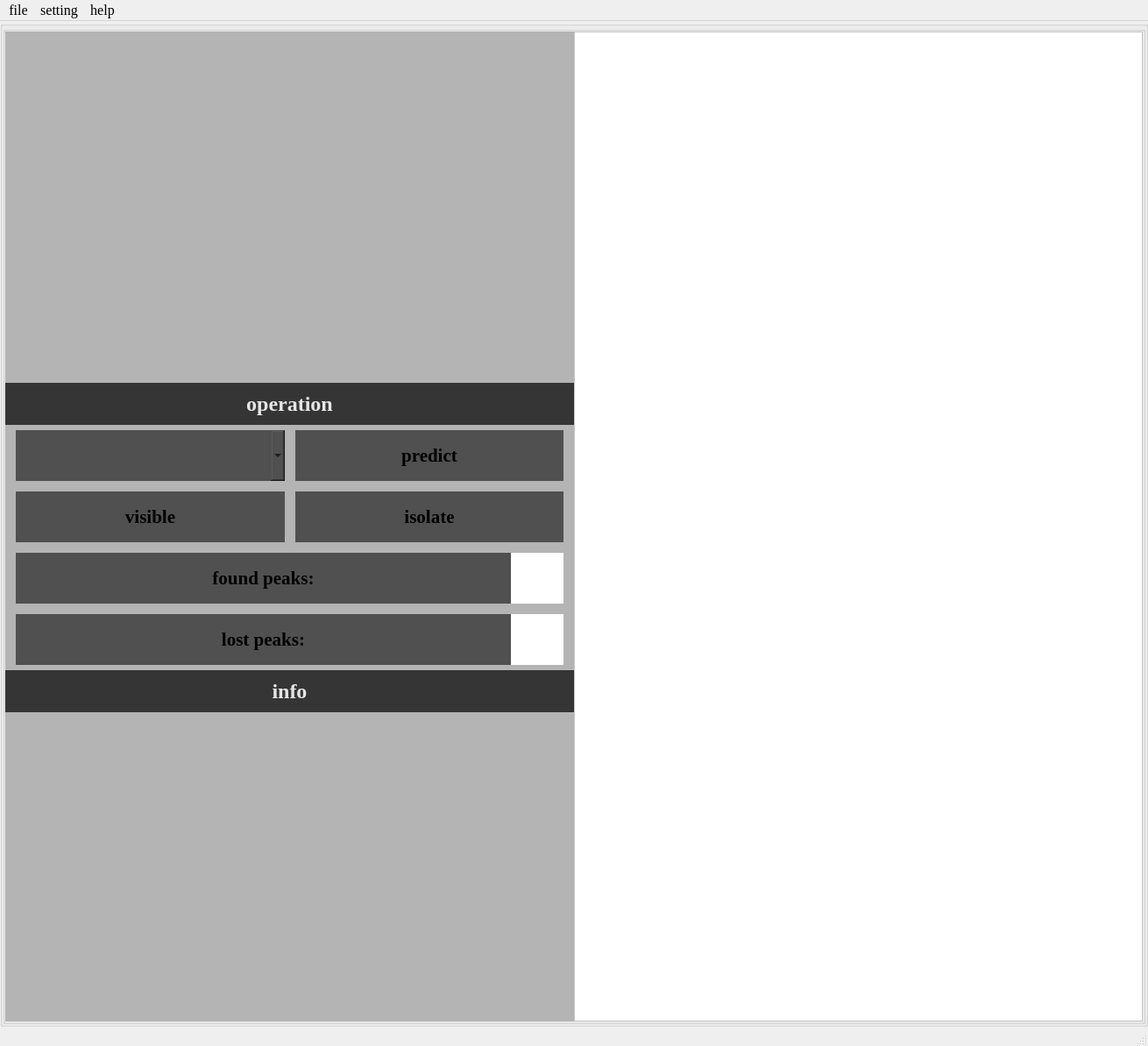
<?xml version="1.0" encoding="UTF-8"?>
<ui version="4.0">
 <class>MainWindow</class>
 <widget class="QMainWindow" name="MainWindow">
  <property name="geometry">
   <rect>
    <x>0</x>
    <y>0</y>
    <width>1310</width>
    <height>1194</height>
   </rect>
  </property>
  <property name="sizePolicy">
   <sizepolicy hsizetype="Expanding" vsizetype="Expanding">
    <horstretch>0</horstretch>
    <verstretch>0</verstretch>
   </sizepolicy>
  </property>
  <property name="windowTitle">
   <string>MainWindow</string>
  </property>
  <widget class="QWidget" name="centralwidget">
   <property name="sizePolicy">
    <sizepolicy hsizetype="Expanding" vsizetype="Expanding">
     <horstretch>0</horstretch>
     <verstretch>0</verstretch>
    </sizepolicy>
   </property>
   <layout class="QHBoxLayout" name="horizontalLayout_4">
    <property name="spacing">
     <number>0</number>
    </property>
    <property name="leftMargin">
     <number>0</number>
    </property>
    <property name="topMargin">
     <number>0</number>
    </property>
    <property name="rightMargin">
     <number>0</number>
    </property>
    <property name="bottomMargin">
     <number>0</number>
    </property>
    <item>
     <widget class="QGroupBox" name="widget">
      <property name="sizePolicy">
       <sizepolicy hsizetype="Expanding" vsizetype="Expanding">
        <horstretch>1</horstretch>
        <verstretch>0</verstretch>
       </sizepolicy>
      </property>
      <property name="title">
       <string/>
      </property>
      <layout class="QHBoxLayout" name="horizontalLayout_3">
       <property name="spacing">
        <number>0</number>
       </property>
       <property name="leftMargin">
        <number>0</number>
       </property>
       <property name="topMargin">
        <number>0</number>
       </property>
       <property name="rightMargin">
        <number>0</number>
       </property>
       <property name="bottomMargin">
        <number>0</number>
       </property>
       <item>
        <widget class="QGroupBox" name="groupBox_5">
         <property name="title">
          <string/>
         </property>
         <layout class="QHBoxLayout" name="horizontalLayout_7">
          <property name="spacing">
           <number>0</number>
          </property>
          <property name="leftMargin">
           <number>0</number>
          </property>
          <property name="topMargin">
           <number>0</number>
          </property>
          <property name="rightMargin">
           <number>0</number>
          </property>
          <property name="bottomMargin">
           <number>0</number>
          </property>
          <item>
           <widget class="QGroupBox" name="groupBox_2">
            <property name="sizePolicy">
             <sizepolicy hsizetype="Expanding" vsizetype="Expanding">
              <horstretch>0</horstretch>
              <verstretch>0</verstretch>
             </sizepolicy>
            </property>
            <property name="maximumSize">
             <size>
              <width>160000</width>
              <height>16777215</height>
             </size>
            </property>
            <property name="mouseTracking">
             <bool>true</bool>
            </property>
            <property name="styleSheet">
             <string notr="true">background-color: rgb(180, 180, 180);
border-color: rgb(141, 141, 141);
border:none;</string>
            </property>
            <property name="title">
             <string/>
            </property>
            <property name="flat">
             <bool>true</bool>
            </property>
            <property name="checkable">
             <bool>false</bool>
            </property>
            <layout class="QVBoxLayout" name="verticalLayout_3">
             <property name="spacing">
              <number>0</number>
             </property>
             <property name="sizeConstraint">
              <enum>QLayout::SetDefaultConstraint</enum>
             </property>
             <property name="leftMargin">
              <number>0</number>
             </property>
             <property name="topMargin">
              <number>0</number>
             </property>
             <property name="rightMargin">
              <number>0</number>
             </property>
             <property name="bottomMargin">
              <number>0</number>
             </property>
             <item>
              <widget class="QTreeView" name="working_tree">
               <property name="font">
                <font>
                 <family>Times New Roman</family>
                 <pointsize>9</pointsize>
                 <bold>true</bold>
                </font>
               </property>
               <property name="styleSheet">
                <string notr="true">QHeaderView::section { 
	background:rgb(180,180,180);
}

QTreeView {
	background:rgb(180,180,180);
	show-decoration-selected: 1;
}
QTreeView::item {
	background: transparent;
}
QTreeView::item:hover {
	background: transparent;
}
QTreeView::item:selected{
	background: #1E90FF;
}
QTreeView::branch {
	background: transparent;
}
QTreeView::branch:hover {
	background: transparent;
}
QTreeView::branch:selected {
	background: #1E90FF;
}
</string>
               </property>
               <property name="frameShape">
                <enum>QFrame::StyledPanel</enum>
               </property>
               <property name="frameShadow">
                <enum>QFrame::Raised</enum>
               </property>
               <property name="lineWidth">
                <number>2</number>
               </property>
               <property name="midLineWidth">
                <number>1</number>
               </property>
               <property name="headerHidden">
                <bool>false</bool>
               </property>
               <attribute name="headerVisible">
                <bool>true</bool>
               </attribute>
              </widget>
             </item>
             <item>
              <widget class="QLabel" name="label_4">
               <property name="sizePolicy">
                <sizepolicy hsizetype="Expanding" vsizetype="Expanding">
                 <horstretch>0</horstretch>
                 <verstretch>0</verstretch>
                </sizepolicy>
               </property>
               <property name="minimumSize">
                <size>
                 <width>0</width>
                 <height>48</height>
                </size>
               </property>
               <property name="maximumSize">
                <size>
                 <width>16777215</width>
                 <height>48</height>
                </size>
               </property>
               <property name="font">
                <font>
                 <family>Times New Roman</family>
                 <pointsize>18</pointsize>
                 <bold>true</bold>
                </font>
               </property>
               <property name="styleSheet">
                <string notr="true">background-color: rgb(53, 53, 53);
color: rgb(229, 229, 229);</string>
               </property>
               <property name="frameShape">
                <enum>QFrame::WinPanel</enum>
               </property>
               <property name="frameShadow">
                <enum>QFrame::Sunken</enum>
               </property>
               <property name="lineWidth">
                <number>0</number>
               </property>
               <property name="midLineWidth">
                <number>0</number>
               </property>
               <property name="text">
                <string>operation</string>
               </property>
               <property name="alignment">
                <set>Qt::AlignCenter</set>
               </property>
              </widget>
             </item>
             <item>
              <widget class="QGroupBox" name="groupBox_4">
               <property name="sizePolicy">
                <sizepolicy hsizetype="Expanding" vsizetype="Expanding">
                 <horstretch>0</horstretch>
                 <verstretch>0</verstretch>
                </sizepolicy>
               </property>
               <property name="minimumSize">
                <size>
                 <width>0</width>
                 <height>140</height>
                </size>
               </property>
               <property name="maximumSize">
                <size>
                 <width>160000</width>
                 <height>140</height>
                </size>
               </property>
               <property name="styleSheet">
                <string notr="true">borderbackground-color: rgb(180, 180, 180);

</string>
               </property>
               <property name="title">
                <string/>
               </property>
               <property name="flat">
                <bool>true</bool>
               </property>
               <layout class="QGridLayout" name="gridLayout">
                <property name="leftMargin">
                 <number>12</number>
                </property>
                <property name="topMargin">
                 <number>6</number>
                </property>
                <property name="rightMargin">
                 <number>12</number>
                </property>
                <property name="bottomMargin">
                 <number>6</number>
                </property>
                <property name="spacing">
                 <number>12</number>
                </property>
                <item row="2" column="1">
                 <widget class="QPushButton" name="isolate">
                  <property name="sizePolicy">
                   <sizepolicy hsizetype="Expanding" vsizetype="Expanding">
                    <horstretch>0</horstretch>
                    <verstretch>0</verstretch>
                   </sizepolicy>
                  </property>
                  <property name="maximumSize">
                   <size>
                    <width>16777215</width>
                    <height>120</height>
                   </size>
                  </property>
                  <property name="font">
                   <font>
                    <family>Times New Roman</family>
                    <pointsize>16</pointsize>
                    <bold>true</bold>
                   </font>
                  </property>
                  <property name="styleSheet">
                   <string notr="true">background-color: rgb(80, 80, 80);</string>
                  </property>
                  <property name="text">
                   <string>isolate</string>
                  </property>
                  <property name="flat">
                   <bool>false</bool>
                  </property>
                 </widget>
                </item>
                <item row="2" column="0">
                 <widget class="QPushButton" name="visual">
                  <property name="sizePolicy">
                   <sizepolicy hsizetype="Expanding" vsizetype="Expanding">
                    <horstretch>0</horstretch>
                    <verstretch>0</verstretch>
                   </sizepolicy>
                  </property>
                  <property name="maximumSize">
                   <size>
                    <width>16777215</width>
                    <height>120</height>
                   </size>
                  </property>
                  <property name="font">
                   <font>
                    <family>Times New Roman</family>
                    <pointsize>16</pointsize>
                    <bold>true</bold>
                   </font>
                  </property>
                  <property name="styleSheet">
                   <string notr="true">background-color: rgb(80, 80, 80);</string>
                  </property>
                  <property name="text">
                   <string>visible</string>
                  </property>
                  <property name="flat">
                   <bool>false</bool>
                  </property>
                 </widget>
                </item>
                <item row="0" column="1">
                 <widget class="QPushButton" name="predict">
                  <property name="sizePolicy">
                   <sizepolicy hsizetype="Expanding" vsizetype="Expanding">
                    <horstretch>0</horstretch>
                    <verstretch>0</verstretch>
                   </sizepolicy>
                  </property>
                  <property name="maximumSize">
                   <size>
                    <width>16777215</width>
                    <height>120</height>
                   </size>
                  </property>
                  <property name="font">
                   <font>
                    <family>Times New Roman</family>
                    <pointsize>16</pointsize>
                    <bold>true</bold>
                   </font>
                  </property>
                  <property name="styleSheet">
                   <string notr="true">background-color: rgb(80, 80, 80);</string>
                  </property>
                  <property name="text">
                   <string>predict</string>
                  </property>
                  <property name="flat">
                   <bool>false</bool>
                  </property>
                 </widget>
                </item>
                <item row="0" column="0">
                 <widget class="QComboBox" name="model_select">
                  <property name="sizePolicy">
                   <sizepolicy hsizetype="Expanding" vsizetype="Expanding">
                    <horstretch>0</horstretch>
                    <verstretch>0</verstretch>
                   </sizepolicy>
                  </property>
                  <property name="styleSheet">
                   <string notr="true">background-color: rgb(80, 80, 80);
font: 75 italic 16pt &quot;Times New Roman&quot;;
font: 75 16pt &quot;Times New Roman&quot;;</string>
                  </property>
                  <property name="currentIndex">
                   <number>-1</number>
                  </property>
                  <property name="sizeAdjustPolicy">
                   <enum>QComboBox::AdjustToContents</enum>
                  </property>
                 </widget>
                </item>
               </layout>
              </widget>
             </item>
             <item>
              <widget class="QGroupBox" name="groupBox">
               <property name="sizePolicy">
                <sizepolicy hsizetype="Expanding" vsizetype="Expanding">
                 <horstretch>0</horstretch>
                 <verstretch>0</verstretch>
                </sizepolicy>
               </property>
               <property name="minimumSize">
                <size>
                 <width>0</width>
                 <height>140</height>
                </size>
               </property>
               <property name="maximumSize">
                <size>
                 <width>16777215</width>
                 <height>140</height>
                </size>
               </property>
               <property name="styleSheet">
                <string notr="true">background-color: rgb(180, 180, 180);
border-color: rgb(180, 180, 180);</string>
               </property>
               <property name="title">
                <string/>
               </property>
               <property name="flat">
                <bool>true</bool>
               </property>
               <layout class="QVBoxLayout" name="verticalLayout_2">
                <property name="spacing">
                 <number>12</number>
                </property>
                <property name="leftMargin">
                 <number>12</number>
                </property>
                <property name="topMargin">
                 <number>6</number>
                </property>
                <property name="rightMargin">
                 <number>12</number>
                </property>
                <property name="bottomMargin">
                 <number>6</number>
                </property>
                <item>
                 <widget class="QGroupBox" name="find_box">
                  <property name="styleSheet">
                   <string notr="true">background-color: rgb(141, 141, 141);
border-color: rgb(141, 141, 141);</string>
                  </property>
                  <property name="title">
                   <string/>
                  </property>
                  <property name="flat">
                   <bool>true</bool>
                  </property>
                  <layout class="QHBoxLayout" name="horizontalLayout">
                   <property name="spacing">
                    <number>0</number>
                   </property>
                   <property name="leftMargin">
                    <number>0</number>
                   </property>
                   <property name="topMargin">
                    <number>0</number>
                   </property>
                   <property name="rightMargin">
                    <number>0</number>
                   </property>
                   <property name="bottomMargin">
                    <number>0</number>
                   </property>
                   <item>
                    <widget class="QLabel" name="label">
                     <property name="sizePolicy">
                      <sizepolicy hsizetype="Expanding" vsizetype="Expanding">
                       <horstretch>0</horstretch>
                       <verstretch>0</verstretch>
                      </sizepolicy>
                     </property>
                     <property name="font">
                      <font>
                       <family>Times New Roman</family>
                       <pointsize>16</pointsize>
                       <bold>true</bold>
                      </font>
                     </property>
                     <property name="styleSheet">
                      <string notr="true">background-color: rgb(80, 80, 80);</string>
                     </property>
                     <property name="frameShadow">
                      <enum>QFrame::Sunken</enum>
                     </property>
                     <property name="text">
                      <string>found peaks:</string>
                     </property>
                     <property name="alignment">
                      <set>Qt::AlignCenter</set>
                     </property>
                    </widget>
                   </item>
                   <item>
                    <widget class="QTextEdit" name="find_edit">
                     <property name="maximumSize">
                      <size>
                       <width>60</width>
                       <height>160000</height>
                      </size>
                     </property>
                     <property name="styleSheet">
                      <string notr="true">background-color: rgb(255, 255, 255);</string>
                     </property>
                    </widget>
                   </item>
                  </layout>
                 </widget>
                </item>
                <item>
                 <widget class="QGroupBox" name="loss_box">
                  <property name="styleSheet">
                   <string notr="true">background-color: rgb(141, 141, 141);
border-color: rgb(141, 141, 141);</string>
                  </property>
                  <property name="title">
                   <string/>
                  </property>
                  <property name="flat">
                   <bool>true</bool>
                  </property>
                  <layout class="QHBoxLayout" name="horizontalLayout_2">
                   <property name="spacing">
                    <number>0</number>
                   </property>
                   <property name="leftMargin">
                    <number>0</number>
                   </property>
                   <property name="topMargin">
                    <number>0</number>
                   </property>
                   <property name="rightMargin">
                    <number>0</number>
                   </property>
                   <property name="bottomMargin">
                    <number>0</number>
                   </property>
                   <item>
                    <widget class="QLabel" name="label_2">
                     <property name="sizePolicy">
                      <sizepolicy hsizetype="Expanding" vsizetype="Expanding">
                       <horstretch>0</horstretch>
                       <verstretch>0</verstretch>
                      </sizepolicy>
                     </property>
                     <property name="font">
                      <font>
                       <family>Times New Roman</family>
                       <pointsize>16</pointsize>
                       <bold>true</bold>
                      </font>
                     </property>
                     <property name="styleSheet">
                      <string notr="true">background-color: rgb(80, 80, 80);</string>
                     </property>
                     <property name="frameShadow">
                      <enum>QFrame::Sunken</enum>
                     </property>
                     <property name="text">
                      <string>lost peaks:</string>
                     </property>
                     <property name="alignment">
                      <set>Qt::AlignCenter</set>
                     </property>
                    </widget>
                   </item>
                   <item>
                    <widget class="QTextEdit" name="loss_edit">
                     <property name="maximumSize">
                      <size>
                       <width>60</width>
                       <height>16000</height>
                      </size>
                     </property>
                     <property name="styleSheet">
                      <string notr="true">background-color: rgb(255, 255, 255);</string>
                     </property>
                    </widget>
                   </item>
                  </layout>
                 </widget>
                </item>
               </layout>
              </widget>
             </item>
             <item>
              <widget class="QGroupBox" name="groupBox_3">
               <property name="font">
                <font>
                 <family>Times New Roman</family>
                 <pointsize>18</pointsize>
                 <bold>true</bold>
                </font>
               </property>
               <property name="styleSheet">
                <string notr="true">background-color: rgb(141, 141, 141);
border-color: rgb(141, 141, 141);</string>
               </property>
               <property name="title">
                <string/>
               </property>
               <property name="alignment">
                <set>Qt::AlignCenter</set>
               </property>
               <property name="flat">
                <bool>true</bool>
               </property>
               <layout class="QVBoxLayout" name="verticalLayout_4">
                <property name="spacing">
                 <number>0</number>
                </property>
                <property name="leftMargin">
                 <number>0</number>
                </property>
                <property name="topMargin">
                 <number>0</number>
                </property>
                <property name="rightMargin">
                 <number>0</number>
                </property>
                <property name="bottomMargin">
                 <number>0</number>
                </property>
                <item>
                 <widget class="QLabel" name="label_3">
                  <property name="sizePolicy">
                   <sizepolicy hsizetype="Expanding" vsizetype="Expanding">
                    <horstretch>0</horstretch>
                    <verstretch>0</verstretch>
                   </sizepolicy>
                  </property>
                  <property name="minimumSize">
                   <size>
                    <width>0</width>
                    <height>48</height>
                   </size>
                  </property>
                  <property name="maximumSize">
                   <size>
                    <width>16777215</width>
                    <height>48</height>
                   </size>
                  </property>
                  <property name="font">
                   <font>
                    <family>Times New Roman</family>
                    <pointsize>18</pointsize>
                    <bold>true</bold>
                   </font>
                  </property>
                  <property name="styleSheet">
                   <string notr="true">background-color: rgb(53, 53, 53);
color: rgb(229, 229, 229);</string>
                  </property>
                  <property name="frameShape">
                   <enum>QFrame::Box</enum>
                  </property>
                  <property name="frameShadow">
                   <enum>QFrame::Raised</enum>
                  </property>
                  <property name="lineWidth">
                   <number>0</number>
                  </property>
                  <property name="midLineWidth">
                   <number>0</number>
                  </property>
                  <property name="text">
                   <string>info</string>
                  </property>
                  <property name="alignment">
                   <set>Qt::AlignCenter</set>
                  </property>
                 </widget>
                </item>
                <item>
                 <widget class="QPlainTextEdit" name="plainTextEdit">
                  <property name="font">
                   <font>
                    <family>Times New Roman</family>
                    <pointsize>9</pointsize>
                    <bold>true</bold>
                   </font>
                  </property>
                  <property name="styleSheet">
                   <string notr="true">background-color: rgb(180, 180, 180);</string>
                  </property>
                  <property name="frameShape">
                   <enum>QFrame::Box</enum>
                  </property>
                  <property name="frameShadow">
                   <enum>QFrame::Raised</enum>
                  </property>
                  <property name="lineWidth">
                   <number>0</number>
                  </property>
                 </widget>
                </item>
               </layout>
              </widget>
             </item>
            </layout>
           </widget>
          </item>
          <item>
           <widget class="QGraphicsView" name="main_widget">
            <property name="styleSheet">
             <string notr="true">background-color: rgb(255, 255, 255);
color: rgb(0, 0, 0);</string>
            </property>
           </widget>
          </item>
         </layout>
        </widget>
       </item>
      </layout>
     </widget>
    </item>
   </layout>
  </widget>
  <widget class="QStatusBar" name="statusbar">
   <property name="sizePolicy">
    <sizepolicy hsizetype="Expanding" vsizetype="Expanding">
     <horstretch>0</horstretch>
     <verstretch>0</verstretch>
    </sizepolicy>
   </property>
  </widget>
  <widget class="QMenuBar" name="menubar">
   <property name="geometry">
    <rect>
     <x>0</x>
     <y>0</y>
     <width>1310</width>
     <height>24</height>
    </rect>
   </property>
   <property name="sizePolicy">
    <sizepolicy hsizetype="Expanding" vsizetype="Expanding">
     <horstretch>0</horstretch>
     <verstretch>0</verstretch>
    </sizepolicy>
   </property>
   <property name="font">
    <font>
     <family>Times New Roman</family>
     <pointsize>12</pointsize>
    </font>
   </property>
   <widget class="QMenu" name="menufile">
    <property name="font">
     <font>
      <family>Times New Roman</family>
      <pointsize>12</pointsize>
     </font>
    </property>
    <property name="title">
     <string>file</string>
    </property>
    <widget class="QMenu" name="menuimport_file">
     <property name="font">
      <font>
       <family>Times New Roman</family>
       <pointsize>12</pointsize>
       <bold>true</bold>
      </font>
     </property>
     <property name="title">
      <string>import</string>
     </property>
     <addaction name="QFile"/>
     <addaction name="QFolder"/>
    </widget>
    <addaction name="menuimport_file"/>
    <addaction name="QSave"/>
    <addaction name="QQuit"/>
   </widget>
   <widget class="QMenu" name="menusetting">
    <property name="font">
     <font>
      <family>Times New Roman</family>
      <pointsize>12</pointsize>
      <bold>true</bold>
     </font>
    </property>
    <property name="title">
     <string>setting</string>
    </property>
   </widget>
   <widget class="QMenu" name="menuhelp">
    <property name="font">
     <font>
      <family>Times New Roman</family>
      <pointsize>12</pointsize>
      <bold>true</bold>
     </font>
    </property>
    <property name="title">
     <string>help</string>
    </property>
   </widget>
   <addaction name="menufile"/>
   <addaction name="menusetting"/>
   <addaction name="menuhelp"/>
  </widget>
  <action name="QSave">
   <property name="text">
    <string>save</string>
   </property>
   <property name="font">
    <font>
     <family>Times New Roman</family>
     <pointsize>12</pointsize>
     <bold>true</bold>
    </font>
   </property>
  </action>
  <action name="QQuit">
   <property name="text">
    <string>quit</string>
   </property>
   <property name="font">
    <font>
     <family>Times New Roman</family>
     <pointsize>12</pointsize>
     <bold>true</bold>
    </font>
   </property>
  </action>
  <action name="QFile">
   <property name="text">
    <string>file</string>
   </property>
  </action>
  <action name="QFolder">
   <property name="text">
    <string>folder</string>
   </property>
  </action>
 </widget>
 <resources/>
 <connections/>
</ui>
